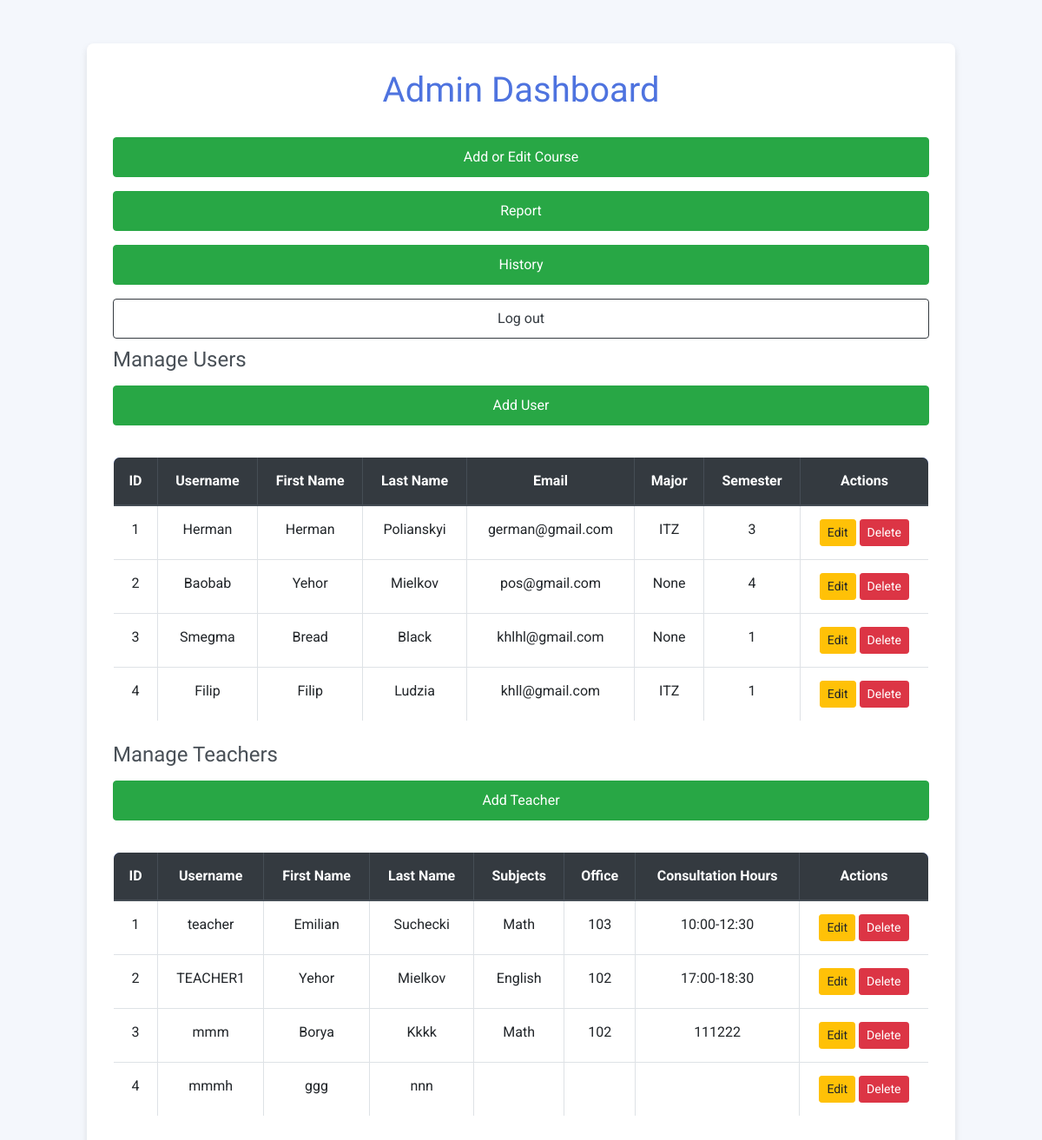
Page /admin (signed in) on the committed database.
### models.py (models this page shows)
class BaseUser(UserMixin, db.Model):
    __abstract__ = True
    id = db.Column(db.Integer, primary_key=True)
    username = db.Column(db.String(150), unique=True, nullable=False)
    password = db.Column(db.String(150), nullable=False)
    first_name = db.Column(db.String(100), nullable=True)
    last_name = db.Column(db.String(100), nullable=True)
    account_type = db.Column(db.String(50), nullable=False)
    email = db.Column(db.String(150), nullable=True, unique=True)

class User(BaseUser):
    __tablename__ = 'user'
    major = db.Column(db.String(150), nullable=True)
    semester = db.Column(db.Integer, nullable=True)
    enrolled_courses = db.relationship('Course', secondary='enrollment', back_populates='students')

class Teacher(BaseUser):
    __tablename__ = 'teacher'
    subjects = db.Column(db.String(200), nullable=False)
    office = db.Column(db.String(100), nullable=False)
    consultation_hours = db.Column(db.String(100), nullable=False)
    courses = db.relationship('Course', backref='teacher')

### app.py (the view)
@app.route('/admin', methods=['GET', 'POST'])
@login_required
def admin_page():
    if not current_user.is_authenticated:
        flash("You must be logged in to access this page.", "danger")
        return redirect(url_for('login'))
    teachers = Teacher.query.all()
    users = User.query.all()
    return render_template('admin_page.html', teachers=teachers, users=users)

### app.py (called while the page is built)
@login_manager.user_loader
def load_user(user_id):
    user = User.query.get(int(user_id))
    if not user:
        user = Teacher.query.get(int(user_id))
    if not user:
        user = Admin.query.get(int(user_id))
    return user

### templates/admin_page.html (shortened to what this page needs)
<!DOCTYPE html>
<html lang="en">
<head>
    <link rel="stylesheet" href="https://cdn.jsdelivr.net/npm/bootstrap@4.3.1/dist/css/bootstrap.min.css">
</head>
<body>
    <div class="container">
        <h1>Admin Dashboard</h1>
        <a href="{{ url_for('manage_courses') }}" class="btn btn-success mb-3">Add or Edit Course</a>
        <a href="{{ url_for('reports') }}" class="btn btn-success mb-3">Report</a>
        <a href="{{ url_for('admin_payhistory') }}" class="btn btn-success mb-3">History</a>
        <a href="{{ url_for('logout') }}" class="btn btn-outline-dark">Log out</a>
        <div class="mb-4">
            <h4>Manage Users</h4>
            <a href="{{ url_for('add_user') }}" class="btn btn-success mb-3">Add User</a>
            <table class="table table-bordered table-hover">
                <thead class="thead-dark">
                    <tr>
                        <th>ID</th>
                        <th>Username</th>
                        <th>First Name</th>
                        <th>Last Name</th>
                        <th>Email</th>
                        <th>Major</th>
                        <th>Semester</th>
                        <th>Actions</th>
                    </tr>
                </thead>
                <tbody>
                    {% for user in users %}
                    <tr>
                        <td>{{ user.id }}</td>
                        <td>{{ user.username }}</td>
                        <td>{{ user.first_name }}</td>
                        <td>{{ user.last_name }}</td>
                        <td>{{ user.email }}</td>
                        <td>{{ user.major }}</td>
                        <td>{{ user.semester }}</td>
                        <td>
                            <a href="{{ url_for('edit_user', user_id=user.id) }}" class="btn btn-sm btn-warning">Edit</a>
                            <a href="{{ url_for('delete_user', user_id=user.id) }}"
                                class="btn btn-sm btn-danger"
                                onclick="return confirm('Are you sure you want to delete this user?')">Delete</a>
                        </td>
                    </tr>
                    {% endfor %}
                </tbody>
            </table>
        </div>
        <div class="mb-5">
            <h4>Manage Teachers</h4>
            <a href="{{ url_for('add_teacher') }}" class="btn btn-success mb-3">Add Teacher</a>
            <table class="table table-bordered table-hover">
                <thead class="thead-dark">
                    <tr>
                        <th>ID</th>
                        <th>Username</th>
                        <th>First Name</th>
                        <th>Last Name</th>
                        <th>Subjects</th>
                        <th>Office</th>
                        <th>Consultation Hours</th>
                        <th>Actions</th>
                    </tr>
                </thead>
                <tbody>
                    {% for teacher in teachers %}
                    <tr>
                        <td>{{ teacher.id }}</td>
                        <td>{{ teacher.username }}</td>
                        <td>{{ teacher.first_name }}</td>
                        <td>{{ teacher.last_name }}</td>
                        <td>{{ teacher.subjects }}</td>
                        <td>{{ teacher.office }}</td>
                        <td>{{ teacher.consultation_hours }}</td>
                        <td>
                            <a href="{{ url_for('edit_teacher', teacher_id=teacher.id) }}" class="btn btn-sm btn-warning">Edit</a>
                            <a href="{{ url_for('delete_teacher', teacher_id=teacher.id) }}"
                                class="btn btn-sm btn-danger"
                                onclick="return confirm('Are you sure you want to delete this teacher?')">Delete</a>
                        </td>
                    </tr>
                    {% endfor %}
                </tbody>
            </table>
        </div>
    </div>
</body>
</html>

### templates/admin_page.html (style rules this page uses)
body { font-family: 'Roboto', sans-serif; background-color: #f4f7fc; }
.container { background-color: #ffffff; border-radius: 8px; box-shadow: 0 4px 8px rgba(0, 0, 0, 0.1); padding: 30px; max-width: 1000px; margin-top: 50px; }
h1 { font-family: 'Ubuntu', sans-serif; color: #4e73df; text-align: center; margin-bottom: 30px; }
h4 { font-family: 'Ubuntu', sans-serif; color: #495057; margin-bottom: 15px; }
.btn-success, .btn-outline-dark { font-size: 16px; padding: 10px 20px; border-radius: 4px; transition: background-color 0.3s, border-color 0.3s; width: 100%; margin-bottom: 10px; }
.btn-success { background-color: #28a745; border-color: #28a745; }
.btn-outline-dark { border-color: #343a40; color: #343a40; background-color: transparent; }
.table { border-radius: 8px; overflow: hidden; margin-top: 20px; }
.table-bordered { border: 1px solid #ddd; }
.table th, .table td { padding: 15px; text-align: center; }
.thead-dark { background-color: #4e73df; color: #fff; }

### rows in the picture
User: id "1", username "Herman", first_name "Herman", last_name "Polianskyi", email "german@gmail.com", major "ITZ", semester "3"
User: id "2", username "Baobab", first_name "Yehor", last_name "Mielkov", email "pos@gmail.com", major "None", semester "4"
User: id "3", username "Smegma", first_name "Bread", last_name "Black", email "khlhl@gmail.com", major "None", semester "1"
User: id "4", username "Filip", first_name "Filip", last_name "Ludzia", email "khll@gmail.com", major "ITZ", semester "1"
Teacher: id "1", username "teacher", first_name "Emilian", last_name "Suchecki", subjects "Math", office "103", consultation_hours "10:00-12:30"
Teacher: id "2", username "TEACHER1", first_name "Yehor", last_name "Mielkov", subjects "English", office "102", consultation_hours "17:00-18:30"
Teacher: id "3", username "mmm", first_name "Borya", last_name "Kkkk", subjects "Math", office "102", consultation_hours "111222"
Teacher: id "4", username "mmmh", first_name "ggg", last_name "nnn"
